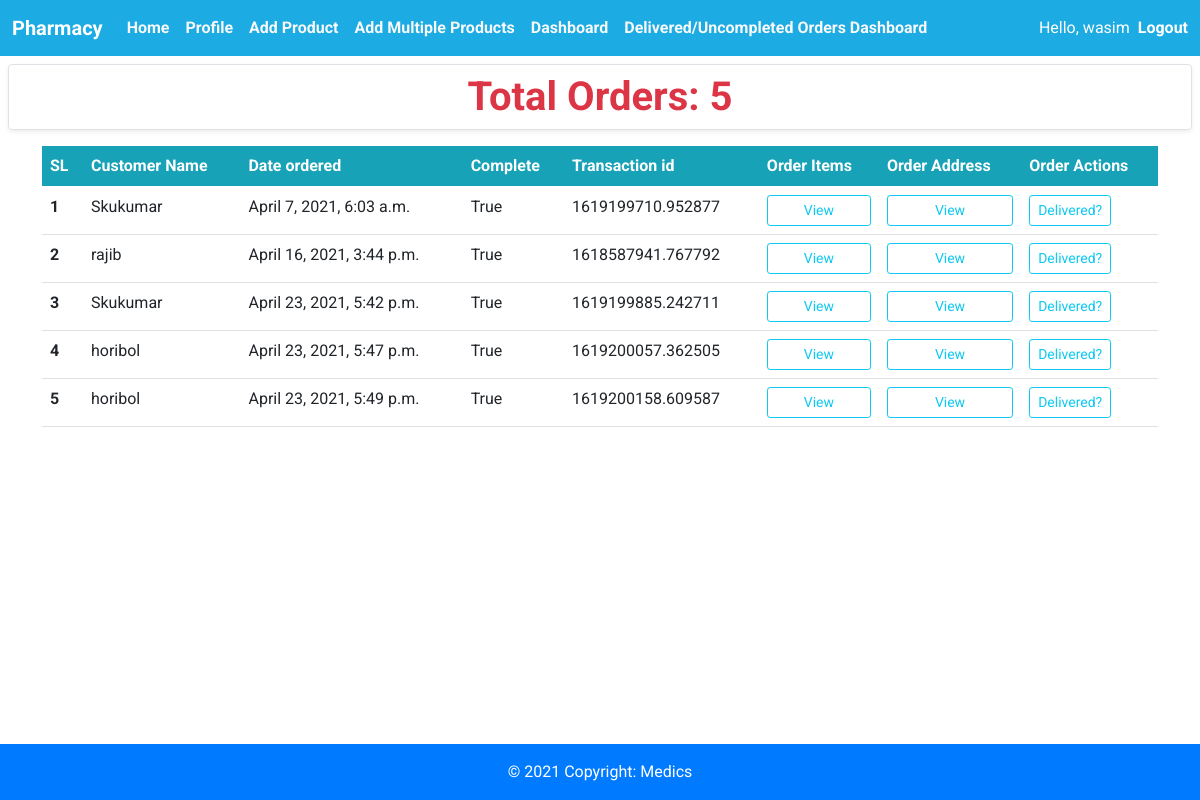
Page /pharmacy/dashboard (signed in) on the committed database.
### pharmacy/models.py (models this page shows, shortened)
class Order(models.Model):
    customer = models.ForeignKey(
        Customer, on_delete=models.SET_NULL, null=True, blank=True)
    shop = models.ForeignKey(
        Pharmacy, on_delete=models.CASCADE, null=True, blank=True, default="")
    date_ordered = models.DateTimeField(auto_now_add=True)
    complete = models.BooleanField(default=False)
    transaction_id = models.CharField(max_length=100, null=True)
    delivary_status = models.BooleanField(default=False)

class Customer(models.Model):
    user = models.OneToOneField(
        User, null=True, blank=True, on_delete=models.CASCADE)
    name = models.CharField(default='', max_length=200, null=True, blank=True)
    email = models.CharField(default='', blank=True, max_length=200, null=True)
    phone = models.CharField(default='', blank=True, max_length=200, null=True)
    profile_pic = models.ImageField(
        default="profile1.png", null=True, blank=True)
    date_created = models.DateTimeField(auto_now_add=True, null=True)
    def __str__(self):
        return self.name

### pharmacy/views.py (the view)
# urls.py: path('pharmacy/dashboard', views.pharmacyDashboard, name="pharmacy_dashboard"),
def pharmacyDashboard(request):
    user = request.user
    print(user)
    pharmecy = Pharmacy.objects.get(user=user)
    print(pharmecy)
    orders = Order.objects.filter(shop=pharmecy)
    orders = orders.filter(delivary_status=False).filter(
        complete=True).order_by('date_ordered')
    total_orders = orders.count()
    context = {'user': user, 'orders': orders, 'total_orders': total_orders}
    return render(request, 'pharmacy/pharmacyDashboard.html', context)

### pharmacy/models.py (called while the page is built)
    def __str__(self):
        return self.shop_name

### pharmacy/templates/pharmacy/pharmacyDashboard.html
{%extends 'pharmacy/pharmacyBase.html'%}
{%block content%}
<h1 class="text-center border rounded m-2 shadow-sm fw-bold py-2 text-danger ">Total Orders:
    <span class="text-danger">{{total_orders}}</span>
</h1>
<div class="container mt-3 .list">
    <table class="table ">
        <thead>
            <tr class="table " style=" background-color:#17A2B8; color:white;  ">
                <th scope="col">SL</th>
                <th scope="col">Customer Name</th>
                <th scope="col">Date ordered</th>
                <th scope="col">Complete</th>
                <th scope="col">Transaction id</th>
                <th scope="col">Order Items</th>
                <th scope="col">Order Address</th>
                <th scope="col">Order Actions</th>
            </tr>
        </thead>
        <tbody>
            {% for order in orders %}
            <tr>
                <th scope="row">{{forloop.counter}}</th>
                <td>{{order.customer}}</td>
                <td>{{order.date_ordered}}</td>
                <td>{{order.complete}}</td>
                <td>{{order.transaction_id}}</td>
                <td><a style="width:100%;" class="btn btn-sm btn-outline-info "
                        href="{%url 'pharmacy_dashboard_order_items' order.id %}">View</a>
                </td>
                <td><a style="width:100%;" class="btn btn-sm btn-outline-info"
                        href="{%url 'pharmacy_dashboard_order_address' order.id %}">View</a>
                </td>
                <td><a class="btn btn-sm btn-outline-info"
                        href="{% url 'pharmacy_dashboard_update_order' order.id %}">Delivered?</a></td>
            </tr>
            {%endfor%}
        </tbody>
    </table>
</div>
{%endblock%}

### pharmacy/templates/pharmacy/pharmacyNavbar.html (shortened to what this page needs)
<nav class="navbar navbar-expand-lg navbar-dark " style="background-color: #1CABE2;">
    <div class="container-fluid">
        <a class="navbar-brand fw-bold" href="#">Pharmacy</a>
        <div class="collapse navbar-collapse" id="navbarSupportedContent">
            <ul class="navbar-nav me-auto mb-2 mb-lg-0">
                <li class="nav-item">
                    <a class="nav-link fw-bold text-light" href="{% url 'pharmacy_home'%}">Home</a>
                </li>
                <li class="nav-item">
                    <a class="nav-link fw-bold text-light" href="{% url 'pharmacy_Profile'%}">Profile</a>
                </li>
                <li class="nav-item">
                    <a class="nav-link fw-bold text-light" href="{% url 'pharmacy_addproduct'%}">Add Product</a>
                </li>
                <li class="nav-item">
                    <a class="nav-link fw-bold text-light" href="{% url 'pharmacy_add_multi_product'%}">Add Multiple
                        Products</a>
                </li>
                <li class="nav-item">
                    <a class="nav-link fw-bold text-light" href="{% url 'pharmacy_dashboard' %}">Dashboard</a>
                </li>
                <li class="nav-item">
                    <a class="nav-link fw-bold text-light"
                        href="{% url 'pharmacy_delivered_dashboard' %}">Delivered/Uncompleted
                        Orders
                        Dashboard</a>
                </li>
            </ul>
            <div class="d-flex">
                <span class="hello-msg text-white">Hello, {{request.user}}</span>
                <span><a class="fw-bold hello-msg text-white  ms-2 text-decoration-none"
                        href="{% url 'pharmacy_logout' %}">Logout</a></span>
            </div>
        </div>
</nav>

### pharmacy/templates/pharmacy/pharmacyBase.html (style rules this page uses)
html, body { font-family: 'Roboto', sans-serif; }

### rows in the picture
Order: customer "Skukumar", date_ordered "April 7, 2021, 6:03 a.m.", complete "True", transaction_id "1619199710.952877"
Order: customer "rajib", date_ordered "April 16, 2021, 3:44 p.m.", complete "True", transaction_id "1618587941.767792"
Order: customer "Skukumar", date_ordered "April 23, 2021, 5:42 p.m.", complete "True", transaction_id "1619199885.242711"
Order: customer "horibol", date_ordered "April 23, 2021, 5:47 p.m.", complete "True", transaction_id "1619200057.362505"
Order: customer "horibol", date_ordered "April 23, 2021, 5:49 p.m.", complete "True", transaction_id "1619200158.609587"

### other values in the picture
{{ request.user }} "wasim"
{{ total_orders }} "5"
